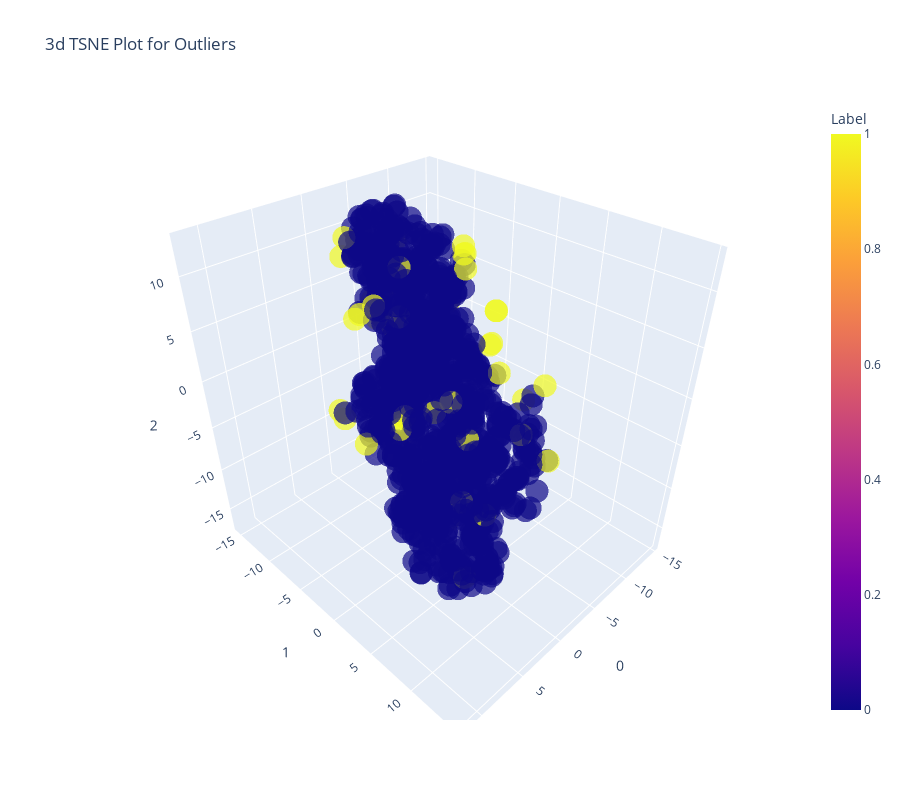

The notebook cell this image was saved under:
### Code cell
## creating a model
iforest=create_model('iforest')
## plotting a model
plot_model(iforest)

### Figure 1 — Plotly figure (JSON) as saved in the notebook; plotly's stock layout.template omitted (floating-point values rounded to 4 significant figures; data arrays with more than 128 entries replaced by an {"elided": "..."} marker saying what was removed)
{"data": [{"customdata": {"elided": "1000x1 float values"}, "hovertemplate": "0=%{x}<br>1=%{y}<br>2=%{z}<br>Feature=%{customdata[0]}<br>Label=%{marker.color}<extra></extra>", "legendgroup": "", "marker": {"color": {"elided": "1000 int values"}, "coloraxis": "coloraxis", "opacity": 0.7, "symbol": "circle"}, "mode": "markers", "name": "", "scene": "scene", "showlegend": false, "type": "scatter3d", "x": {"elided": "1000 float values"}, "y": {"elided": "1000 float values"}, "z": {"elided": "1000 float values"}}], "layout": {"coloraxis": {"colorbar": {"title": {"text": "Label"}}, "colorscale": [[0, "#0d0887"], [0.1111, "#46039f"], [0.2222, "#7201a8"], [0.3333, "#9c179e"], [0.4444, "#bd3786"], [0.5556, "#d8576b"], [0.6667, "#ed7953"], [0.7778, "#fb9f3a"], [0.8889, "#fdca26"], [1, "#f0f921"]]}, "height": 800, "legend": {"tracegroupgap": 0}, "scene": {"domain": {"x": [0, 1], "y": [0, 1]}, "xaxis": {"title": {"text": "0"}}, "yaxis": {"title": {"text": "1"}}, "zaxis": {"title": {"text": "2"}}}, "title": {"text": "3d TSNE Plot for Outliers"}, "width": 900}}
